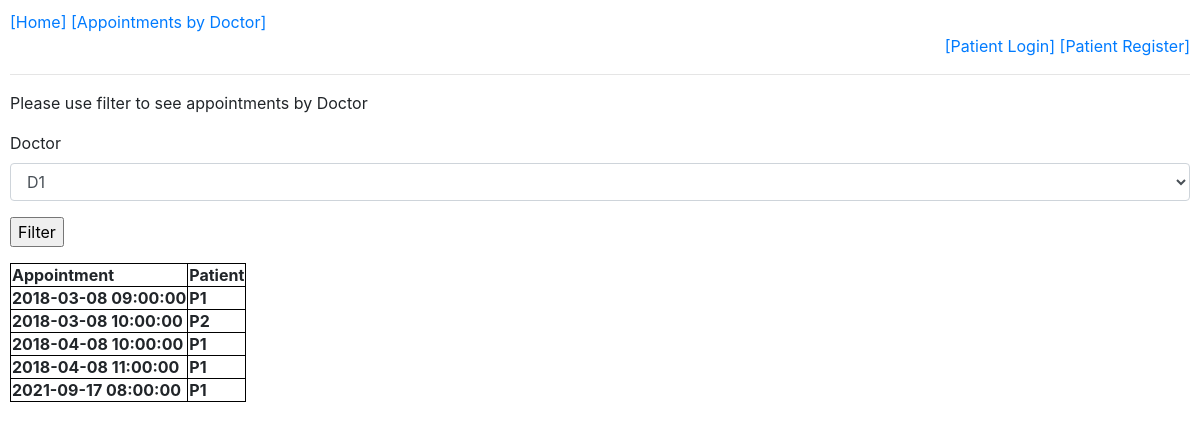
/doctor_appts, run on the app's committed database.
### app/models.py (models this page shows, shortened)
class Appointment(db.Model):
    id=db.Column(db.Integer, primary_key=True, nullable=False, unique=True)
    patient_id=db.Column(db.Integer, db.ForeignKey('patient.id'), nullable=False)
    doctor_id=db.Column(db.Integer, db.ForeignKey('doctor.id'), nullable=False)
    date_time=db.Column(db.DateTime, nullable=False)
    priority=db.Column(db.String(1), nullable=True)

class Patient(UserMixin,db.Model):
    id=db.Column(db.Integer, primary_key=True, nullable=False, unique=True)
    patient_name=db.Column(db.String(64), nullable=False,unique=True)
    age=db.Column(db.Integer, nullable=False,unique=False)
    gender=db.Column(db.String(64), nullable=False,unique=False)
    password_hash=db.Column(db.String(64), nullable=False)

### app/routes.py (the view)
@app.route('/doctor_appts', methods=['GET', 'POST'])
def doctor_appts():
    form = FilterForm()
    doctor_id=1
    if form.validate_on_submit():
        doctor_id=form.doctor.data
        appointments=get_appointments(doctor_id=doctor_id)
    else:
        appointments=get_appointments(doctor_id=doctor_id)
    return render_template('doctor_appts.html', appointments=appointments, form=form)

### app/forms.py
class FilterForm(FlaskForm):
    choices = DoctorChoiceIterable()
    if choices:
        doctor = SelectField("Doctor", coerce=int, choices=choices)
        submit = SubmitField("Filter")

### app/forms.py (called while the page is built)
    def __iter__(self):
        doctors=Doctor.query.all()
        choices=[(doctor.id,doctor.doctor_name) for doctor in doctors]
        for choice in choices:
            yield choice

### app/routes.py (called while the page is built)
def get_appointments(doctor_id=None):
    appointments = []
    for appt in Appointment.query.filter_by(doctor_id=doctor_id).order_by("date_time").all():
        item = {
            "patient_name": Patient.query.filter_by(id=appt.patient_id).first().patient_name,
            "doctor_name": Doctor.query.filter_by(id=appt.doctor_id).first().doctor_name,
            "date_time": appt.date_time
        }
        appointments.append(item)
    return appointments

### app/templates/doctor_appts.html (shortened to what this page needs)
{% extends "base.html" %}
{% block content %}
<p>Please use filter to see appointments by Doctor</p>
<form action="" method="post">
	<div class="form-group">
	  {{ form.doctor.label }}
	  {{ form.doctor(class="form-control") }}
	</div>
	<p>{{ form.submit() }}</p>
  </form>
{% if appointments %}
	<table>
	<tr>
		<th>Appointment</th>
		<th>Patient</th>
	</tr>
{% for appointment in appointments %}
	<tr>
		<th>{{ appointment.date_time }}</th>
		<th>{{ appointment.patient_name }}</th>
	</tr>
{% endfor %}
	</table>
{% else %}
	No appointments scheduled.
{% endif %}
{% endblock %}

### app/static/css/style.css (style rules this page uses)
body { padding: 10px; }
table, th, td { border: 1px solid black; border-collapse: collapse; }

### data on the page
Appointment: date_time "2018-03-08 09:00:00"
Patient: patient_name "P1" "P1" "P1" "P1"
Appointment: date_time "2018-03-08 10:00:00"
Patient: patient_name "P2"
Appointment: date_time "2018-04-08 10:00:00"
Appointment: date_time "2018-04-08 11:00:00"
Appointment: date_time "2021-09-17 08:00:00"
